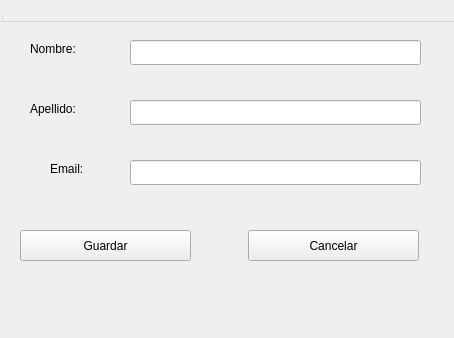
<?xml version="1.0" encoding="UTF-8"?>
<ui version="4.0">
 <class>StudentWindow</class>
 <widget class="QWidget" name="StudentWindow">
  <property name="geometry">
   <rect>
    <x>0</x>
    <y>0</y>
    <width>454</width>
    <height>338</height>
   </rect>
  </property>
  <property name="windowTitle">
   <string>MainWindow</string>
  </property>
  <widget class="QWidget" name="centralwidget">
   <widget class="QLineEdit" name="nameText">
    <property name="geometry">
     <rect>
      <x>130</x>
      <y>40</y>
      <width>291</width>
      <height>25</height>
     </rect>
    </property>
   </widget>
   <widget class="QLineEdit" name="lastnameText">
    <property name="geometry">
     <rect>
      <x>130</x>
      <y>100</y>
      <width>291</width>
      <height>25</height>
     </rect>
    </property>
   </widget>
   <widget class="QLineEdit" name="emailText">
    <property name="geometry">
     <rect>
      <x>130</x>
      <y>160</y>
      <width>291</width>
      <height>25</height>
     </rect>
    </property>
   </widget>
   <widget class="QLabel" name="nameLabel">
    <property name="geometry">
     <rect>
      <x>30</x>
      <y>40</y>
      <width>67</width>
      <height>17</height>
     </rect>
    </property>
    <property name="text">
     <string>Nombre:</string>
    </property>
   </widget>
   <widget class="QLabel" name="lastnameLabel">
    <property name="geometry">
     <rect>
      <x>30</x>
      <y>100</y>
      <width>67</width>
      <height>17</height>
     </rect>
    </property>
    <property name="text">
     <string>Apellido:</string>
    </property>
   </widget>
   <widget class="QLabel" name="emailLabel">
    <property name="geometry">
     <rect>
      <x>50</x>
      <y>160</y>
      <width>67</width>
      <height>17</height>
     </rect>
    </property>
    <property name="text">
     <string>Email:</string>
    </property>
   </widget>
   <widget class="QPushButton" name="guardarButton">
    <property name="geometry">
     <rect>
      <x>20</x>
      <y>230</y>
      <width>171</width>
      <height>31</height>
     </rect>
    </property>
    <property name="text">
     <string>Guardar</string>
    </property>
   </widget>
   <widget class="QPushButton" name="cancelarButton">
    <property name="geometry">
     <rect>
      <x>248</x>
      <y>230</y>
      <width>171</width>
      <height>31</height>
     </rect>
    </property>
    <property name="text">
     <string>Cancelar</string>
    </property>
   </widget>
  </widget>
  <widget class="QMenuBar" name="menubar">
   <property name="geometry">
    <rect>
     <x>0</x>
     <y>0</y>
     <width>454</width>
     <height>22</height>
    </rect>
   </property>
  </widget>
  <widget class="QStatusBar" name="statusbar"/>
 </widget>
 <resources/>
 <connections/>
</ui>
